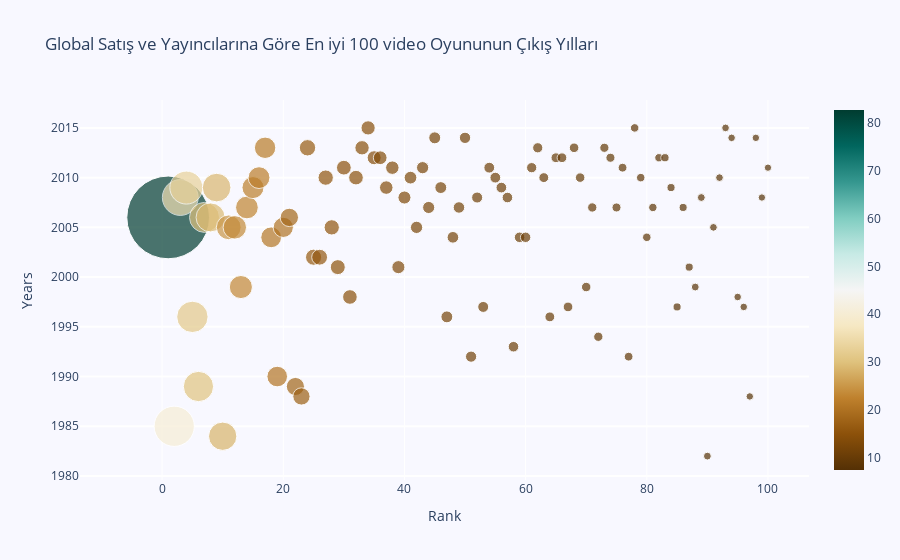

This figure's notebook cell:
### Markdown cell above
<a id="4"></a> <br>
# Global Satış ve Yayıncılarına Göre En iyi 100 video Oyununun Çıkış Yılları (Release Years of Top 100 Video Games According to Global Sales and Publishers)

### Code cell
# x ekseni Sıralaması (Rank)
# y ekseni Çıkış Yılları
# Noktaların(marker) büyüklüğü ve renk tonları: Kuzey Amerika Satışları

import plotly.express as px #renk paleti için olmasada olur

datatop100=data.head(100)
fig={
    "data": [
        {
            'x':datatop100.Rank,
            'y':datatop100.Year,
            'mode':'markers',
            'marker':{
                'color':datatop100.Global_Sales,
                'size' :datatop100.Global_Sales,
                'showscale':True,
                "colorscale":px.colors.diverging.BrBG
            },
            "text":"Name:"+datatop100.Name+","+"Publisher:"+datatop100.Publisher
        },
    ],
    "layout":
        {
            "title":"Global Satış ve Yayıncılarına Göre En iyi 100 video Oyununun Çıkış Yılları" ,
            "xaxis":{
                "title":"Rank",
                "gridcolor":"rgb(255,255,255)",
                "zerolinewidth":1,
                "ticklen":5,
                "gridwidth":1
            },
           "yaxis":{
                "title":"Years",
                "gridcolor":"rgb(255,255,255)",
                "zerolinewidth":1,
                "ticklen":5,
                "gridwidth":2
            },
            "paper_bgcolor":'rgb(248, 248, 255)',
            "plot_bgcolor": 'rgb(248, 248, 255)'
        }
}
iplot(fig)

### Figure 1 — Plotly figure (JSON) as saved in the notebook; plotly's stock layout.template omitted (floating-point values rounded to 4 significant figures)
{"data": [{"marker": {"color": [82.74, 40.24, 35.82, 33.0, 31.37, 30.26, 30.01, 29.02, 28.62, 28.31, 24.76, 23.42, 23.1, 22.72, 22.0, 21.82, 21.4, 20.81, 20.61, 20.22, 18.36, 18.14, 17.28, 16.38, 16.15, 15.85, 15.32, 15.3, 14.98, 14.76, 14.64, 14.64, 14.35, 14.24, 14.03, 13.73, 13.51, 13.46, 13.1, 13.04, 12.73, 12.27, 12.21, 12.14, 11.98, 11.9, 11.89, 11.66, 11.52, 11.33, 11.18, 11.02, 10.95, 10.79, 10.77, 10.69, 10.57, 10.55, 10.49, 10.42, 10.26, 10.21, 9.88, 9.87, 9.82, 9.76, 9.72, 9.59, 9.52, 9.49, 9.32, 9.3, 9.2, 9.09, 9.02, 8.84, 8.76, 8.49, 8.49, 8.49, 8.42, 8.33, 8.24, 8.11, 8.09, 8.06, 8.05, 7.86, 7.84, 7.81, 7.72, 7.69, 7.67, 7.6, 7.6, 7.58, 7.46, 7.45, 7.37, 7.34], "colorscale": [[0.0, "rgb(84,48,5)"], [0.1, "rgb(140,81,10)"], [0.2, "rgb(191,129,45)"], [0.3, "rgb(223,194,125)"], [0.4, "rgb(246,232,195)"], [0.5, "rgb(245,245,245)"], [0.6, "rgb(199,234,229)"], [0.7, "rgb(128,205,193)"], [0.8, "rgb(53,151,143)"], [0.9, "rgb(1,102,94)"], [1.0, "rgb(0,60,48)"]], "showscale": true, "size": [82.74, 40.24, 35.82, 33.0, 31.37, 30.26, 30.01, 29.02, 28.62, 28.31, 24.76, 23.42, 23.1, 22.72, 22.0, 21.82, 21.4, 20.81, 20.61, 20.22, 18.36, 18.14, 17.28, 16.38, 16.15, 15.85, 15.32, 15.3, 14.98, 14.76, 14.64, 14.64, 14.35, 14.24, 14.03, 13.73, 13.51, 13.46, 13.1, 13.04, 12.73, 12.27, 12.21, 12.14, 11.98, 11.9, 11.89, 11.66, 11.52, 11.33, 11.18, 11.02, 10.95, 10.79, 10.77, 10.69, 10.57, 10.55, 10.49, 10.42, 10.26, 10.21, 9.88, 9.87, 9.82, 9.76, 9.72, 9.59, 9.52, 9.49, 9.32, 9.3, 9.2, 9.09, 9.02, 8.84, 8.76, 8.49, 8.49, 8.49, 8.42, 8.33, 8.24, 8.11, 8.09, 8.06, 8.05, 7.86, 7.84, 7.81, 7.72, 7.69, 7.67, 7.6, 7.6, 7.58, 7.46, 7.45, 7.37, 7.34]}, "mode": "markers", "text": ["Name:Wii Sports,Publisher:Nintendo", "Name:Super Mario Bros.,Publisher:Nintendo", "Name:Mario Kart Wii,Publisher:Nintendo", "Name:Wii Sports Resort,Publisher:Nintendo", "Name:Pokemon Red/Pokemon Blue,Publisher:Nintendo", "Name:Tetris,Publisher:Nintendo", "Name:New Super Mario Bros.,Publisher:Nintendo", "Name:Wii Play,Publisher:Nintendo", "Name:New Super Mario Bros. Wii,Publisher:Nintendo", "Name:Duck Hunt,Publisher:Nintendo", "Name:Nintendogs,Publisher:Nintendo", "Name:Mario Kart DS,Publisher:Nintendo", "Name:Pokemon Gold/Pokemon Silver,Publisher:Nintendo", "Name:Wii Fit,Publisher:Nintendo", "Name:Wii Fit Plus,Publisher:Nintendo", "Name:Kinect Adventures!,Publisher:Microsoft Game Studios", "Name:Grand Theft Auto V,Publisher:Take-Two Interactive", "Name:Grand Theft Auto: San Andreas,Publisher:Take-Two Interactive", "Name:Super Mario World,Publisher:Nintendo", "Name:Brain Age: Train Your Brain in Minutes a Day,Publisher:Nintendo", "Name:Pokemon Diamond/Pokemon Pearl,Publisher:Nintendo", "Name:Super Mario Land,Publisher:Nintendo", "Name:Super Mario Bros. 3,Publisher:Nintendo", "Name:Grand Theft Auto V,Publisher:Take-Two Interactive", "Name:Grand Theft Auto: Vice City,Publisher:Take-Two Interactive", "Name:Pokemon Ruby/Pokemon Sapphire,Publisher:Nintendo", "Name:Pokemon Black/Pokemon White,Publisher:Nintendo", "Name:Brain Age 2: More Training in Minutes a Day,Publisher:Nintendo", "Name:Gran Turismo 3: A-Spec,Publisher:Sony Computer Entertainment", "Name:Call of Duty: Modern Warfare 3,Publisher:Activision", "Name:Pokémon Yellow: Special Pikachu Edition,Publisher:Nintendo", "Name:Call of Duty: Black Ops,Publisher:Activision", "Name:Pokemon X/Pokemon Y,Publisher:Nintendo", "Name:Call of Duty: Black Ops 3,Publisher:Activision", "Name:Call of Duty: Black Ops II,Publisher:Activision", "Name:Call of Duty: Black Ops II,Publisher:Activision", "Name:Call of Duty: Modern Warfare 2,Publisher:Activision", "Name:Call of Duty: Modern Warfare 3,Publisher:Activision", "Name:Grand Theft Auto III,Publisher:Take-Two Interactive", "Name:Super Smash Bros. Brawl,Publisher:Nintendo", "Name:Call of Duty: Black Ops,Publisher:Activision", "Name:Animal Crossing: Wild World,Publisher:Nintendo", "Name:Mario Kart 7,Publisher:Nintendo", "Name:Halo 3,Publisher:Microsoft Game Studios", "Name:Grand Theft Auto V,Publisher:Take-Two Interactive", "Name:Pokemon HeartGold/Pokemon SoulSilver,Publisher:Nintendo", "Name:Super Mario 64,Publisher:Nintendo", "Name:Gran Turismo 4,Publisher:Sony Computer Entertainment", "Name:Super Mario Galaxy,Publisher:Nintendo", "Name:Pokemon Omega Ruby/Pokemon Alpha Sapphire,Publisher:Nintendo", "Name:Super Mario Land 2: 6 Golden Coins,Publisher:Nintendo", "Name:Grand Theft Auto IV,Publisher:Take-Two Interactive", "Name:Gran Turismo,Publisher:Sony Computer Entertainment", "Name:Super Mario 3D Land,Publisher:Nintendo", "Name:Gran Turismo 5,Publisher:Sony Computer Entertainment", "Name:Call of Duty: Modern Warfare 2,Publisher:Activision", "Name:Grand Theft Auto IV,Publisher:Take-Two Interactive", "Name:Super Mario All-Stars,Publisher:Nintendo", "Name:Pokemon FireRed/Pokemon LeafGreen,Publisher:Nintendo", "Name:Super Mario 64,Publisher:Nintendo", "Name:Just Dance 3,Publisher:Ubisoft", "Name:Call of Duty: Ghosts,Publisher:Activision", "Name:Halo: Reach,Publisher:Microsoft Game Studios", "Name:Mario Kart 64,Publisher:Nintendo", "Name:New Super Mario Bros. 2,Publisher:Nintendo", "Name:Halo 4,Publisher:Microsoft Game Studios", "Name:Final Fantasy VII,Publisher:Sony Computer Entertainment", "Name:Call of Duty: Ghosts,Publisher:Activision", "Name:Just Dance 2,Publisher:Ubisoft", "Name:Gran Turismo 2,Publisher:Sony Computer Entertainment", "Name:Call of Duty 4: Modern Warfare,Publisher:Activision", "Name:Donkey Kong Country,Publisher:Nintendo", "Name:Minecraft,Publisher:Microsoft Game Studios", "Name:Animal Crossing: New Leaf,Publisher:Nintendo", "Name:Mario Party DS,Publisher:Nintendo", "Name:The Elder Scrolls V: Skyrim,Publisher:Bethesda Softworks", "Name:Super Mario Kart,Publisher:Nintendo", "Name:FIFA 16,Publisher:Electronic Arts", "Name:Wii Party,Publisher:Nintendo", "Name:Halo 2,Publisher:Microsoft Game Studios", "Name:Mario Party 8,Publisher:Nintendo", "Name:Pokemon Black 2/Pokemon White 2,Publisher:Nintendo", "Name:FIFA Soccer 13,Publisher:Electronic Arts", "Name:The Sims 3,Publisher:Electronic Arts", "Name:GoldenEye 007,Publisher:Nintendo", "Name:Mario & Sonic at the Olympic Games,Publisher:Sega", "Name:Final Fantasy X,Publisher:Sony Computer Entertainment", "Name:Final Fantasy VIII,Publisher:SquareSoft", "Name:Pokémon Platinum Version,Publisher:Nintendo", "Name:Pac-Man,Publisher:Atari", "Name:Grand Theft Auto: Liberty City Stories,Publisher:Take-Two Interactive", "Name:Super Mario Galaxy 2,Publisher:Nintendo", "Name:Star Wars Battlefront (2015),Publisher:Electronic Arts", "Name:Call of Duty: Advanced Warfare,Publisher:Activision", "Name:The Legend of Zelda: Ocarina of Time,Publisher:Nintendo", "Name:Crash Bandicoot 2: Cortex Strikes Back,Publisher:Sony Computer Entertainment", "Name:Super Mario Bros. 2,Publisher:Nintendo", "Name:Super Smash Bros. for Wii U and 3DS,Publisher:Nintendo", "Name:Call of Duty: World at War,Publisher:Activision", "Name:Battlefield 3,Publisher:Electronic Arts"], "type": "scatter", "x": [1, 2, 3, 4, 5, 6, 7, 8, 9, 10, 11, 12, 13, 14, 15, 16, 17, 18, 19, 20, 21, 22, 23, 24, 25, 26, 27, 28, 29, 30, 31, 32, 33, 34, 35, 36, 37, 38, 39, 40, 41, 42, 43, 44, 45, 46, 47, 48, 49, 50, 51, 52, 53, 54, 55, 56, 57, 58, 59, 60, 61, 62, 63, 64, 65, 66, 67, 68, 69, 70, 71, 72, 73, 74, 75, 76, 77, 78, 79, 80, 81, 82, 83, 84, 85, 86, 87, 88, 89, 90, 91, 92, 93, 94, 95, 96, 97, 98, 99, 100], "y": [2006, 1985, 2008, 2009, 1996, 1989, 2006, 2006, 2009, 1984, 2005, 2005, 1999, 2007, 2009, 2010, 2013, 2004, 1990, 2005, 2006, 1989, 1988, 2013, 2002, 2002, 2010, 2005, 2001, 2011, 1998, 2010, 2013, 2015, 2012, 2012, 2009, 2011, 2001, 2008, 2010, 2005, 2011, 2007, 2014, 2009, 1996, 2004, 2007, 2014, 1992, 2008, 1997, 2011, 2010, 2009, 2008, 1993, 2004, 2004, 2011, 2013, 2010, 1996, 2012, 2012, 1997, 2013, 2010, 1999, 2007, 1994, 2013, 2012, 2007, 2011, 1992, 2015, 2010, 2004, 2007, 2012, 2012, 2009, 1997, 2007, 2001, 1999, 2008, 1982, 2005, 2010, 2015, 2014, 1998, 1997, 1988, 2014, 2008, 2011]}], "layout": {"paper_bgcolor": "rgb(248, 248, 255)", "plot_bgcolor": "rgb(248, 248, 255)", "title": {"text": "Global Satış ve Yayıncılarına Göre En iyi 100 video Oyununun Çıkış Yılları"}, "xaxis": {"gridcolor": "rgb(255,255,255)", "gridwidth": 1, "ticklen": 5, "title": {"text": "Rank"}, "zerolinewidth": 1}, "yaxis": {"gridcolor": "rgb(255,255,255)", "gridwidth": 2, "ticklen": 5, "title": {"text": "Years"}, "zerolinewidth": 1}}}
